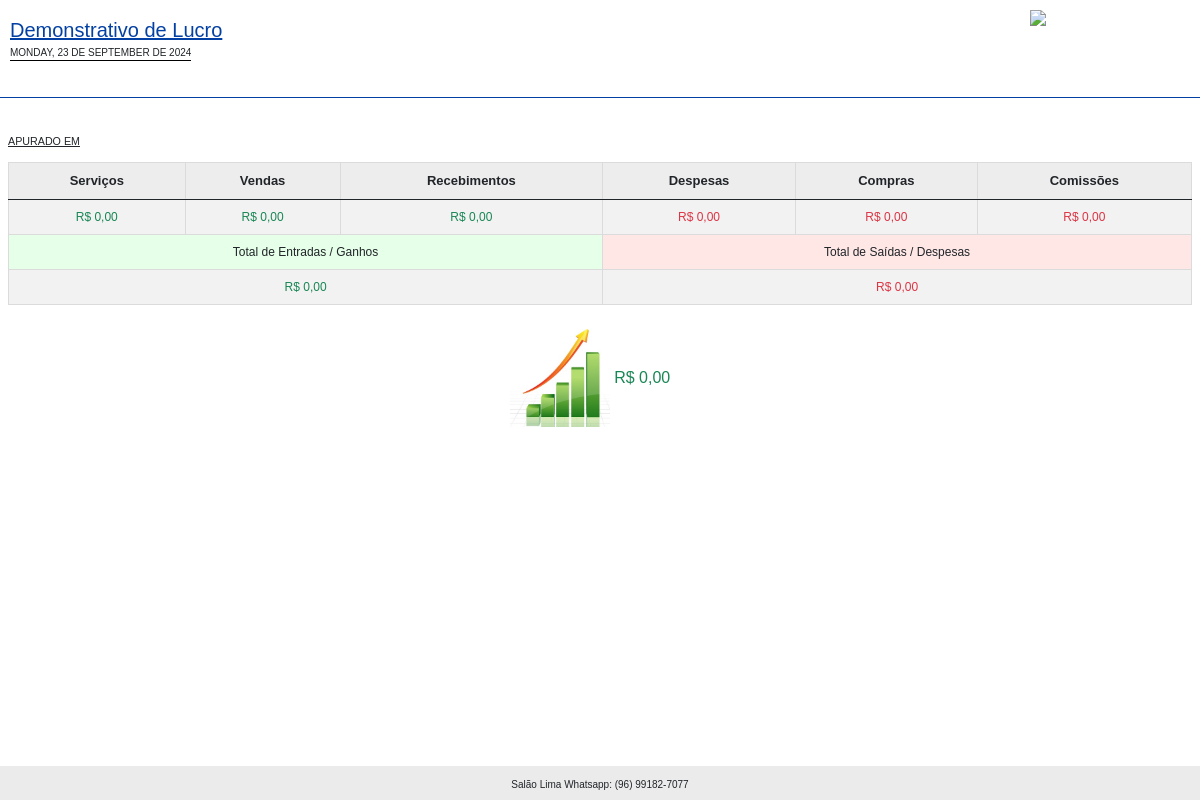
/sistema/painel/relatorio/relatorio_lucro.php, run on an earlier commit of the app's database.
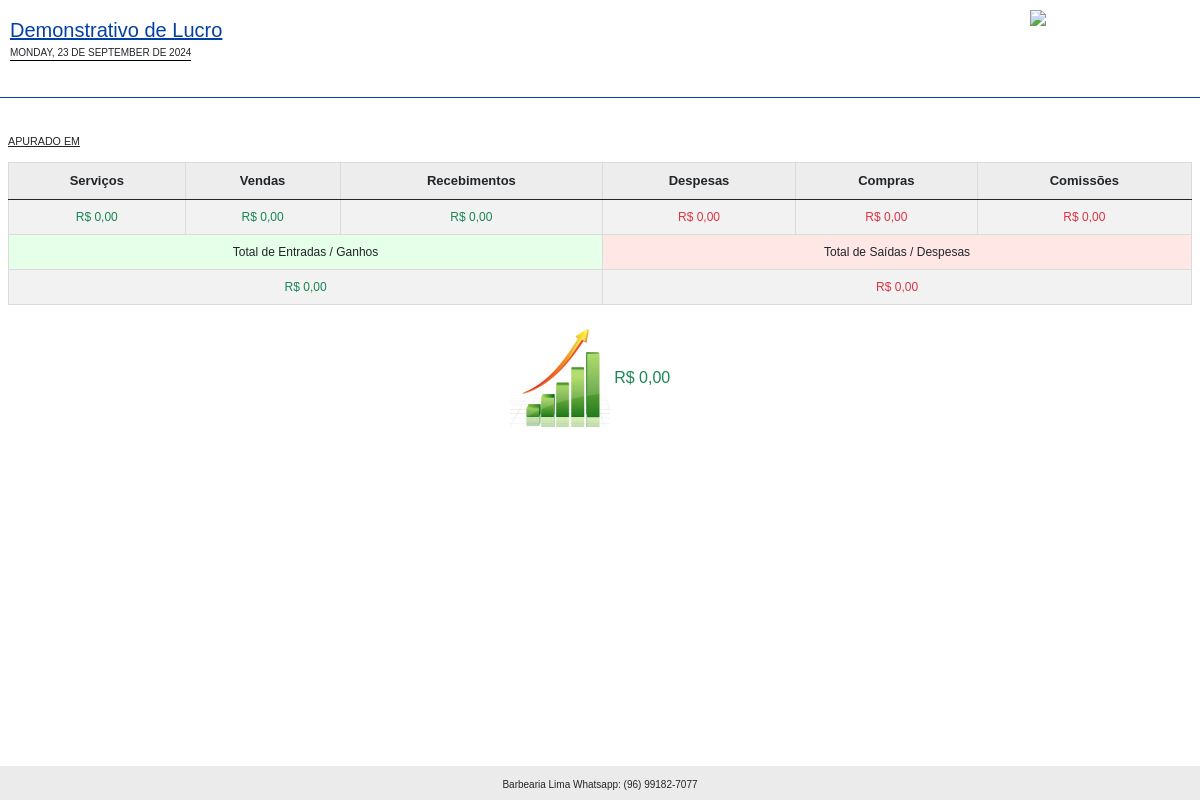
And on a later commit of the database.
### tables this page shows
CREATE TABLE `config` (
  `id` int(11) NOT NULL,
  `nome` varchar(50) NOT NULL,
  `email` varchar(50) NOT NULL,
  `telefone_fixo` varchar(20) DEFAULT NULL,
  `telefone_whatsapp` varchar(20) NOT NULL,
  `endereco` varchar(100) DEFAULT NULL,
  `logo` varchar(100) DEFAULT NULL,
  `icone` varchar(100) DEFAULT NULL,
  `logo_relatorio` varchar(100) DEFAULT NULL,
  `tipo_relatorio` varchar(10) DEFAULT NULL,
  `tipo_comissao` varchar(25) NOT NULL
);

### sistema/conexao.php (called while the page is built, shortened)
<?php
$banco = 'barbearia01';
$usuario = 'root';
$senha = '';
$servidor = 'localhost';
 try {
      $pdo = new PDO("mysql:dbname=$banco;host=$servidor;charset=utf8", "$usuario", "$senha");
} catch (Exception $erro) {
echo 'Não conectado ao Banco de Dados! <br><br>'  .$erro;
}
$nome_sistema = 'Barbearia Lima';
$email_sistema = 'nagatabrisa.05@gmail.com';
$whatsapp_sistema = '(96) 99182-7077';
$query = $pdo->query("SELECT * from config ");
$resultado = $query->fetchAll(PDO::FETCH_ASSOC);
$total_registro = @count($resultado);
if($total_registro == 0){
	$pdo->query("INSERT INTO config SET nome = '$nome_sistema', email = '$email_sistema', telefone_whatsapp = '$whatsapp_sistema',
	 logo = 'logo.png', icone = 'favicon.ico', logo_relatorio = 'logo_relatorio.jpg', tipo_relatorio = 'pdf', tipo_comissao = 'Porcentagem',
	 texto_rodape = 'Edite este texto nas configurações do painel administrador', img_banner_index = 'hero-bg.jpg',
	 texto_agendamento = 'Selecionar Prestador de Serviço', msg_agendamento = 'Sim', agendamento_dias = '30', itens_pag = '10', minutos_aviso = '0'");
}else{
	$nome_sistema = $resultado[0]['nome'];
	$whatsapp_sistema = $resultado[0]['telefone_whatsapp'];
}
?>

### sistema/painel/relatorio/relatorio_lucro.php (the view, shortened to what the changed rows need)
<?php
include('../../conexao.php');
?>
<!DOCTYPE html>
<html>
<head>
	<link href="https://cdn.jsdelivr.net/npm/bootstrap@5.0.0/dist/css/bootstrap.min.css" rel="stylesheet">
</head>
<body>
	<br><br><br>
	<div class="mx-2" >
			<br>
	<table class="table table-striped borda" cellpadding="6">
  <thead>
    <tr align="center">
      <th scope="col">Serviços</th>
      <th scope="col">Vendas</th>
      <th scope="col">Recebimentos</th>
      <th scope="col">Despesas</th>
      <th scope="col">Compras</th>
      <th scope="col">Comissões</th>
    </tr>
  </thead>
</table>
	</div>
	<div class="footer"  align="center">
		<span style="font-size:10px"><?php echo $nome_sistema ?> Whatsapp: <?php echo $whatsapp_sistema ?></span>
	</div>
</body>
</html>

What changed in the data, as far as the page shows it:
changed config: nome "Salão Lima" → "Barbearia Lima"
